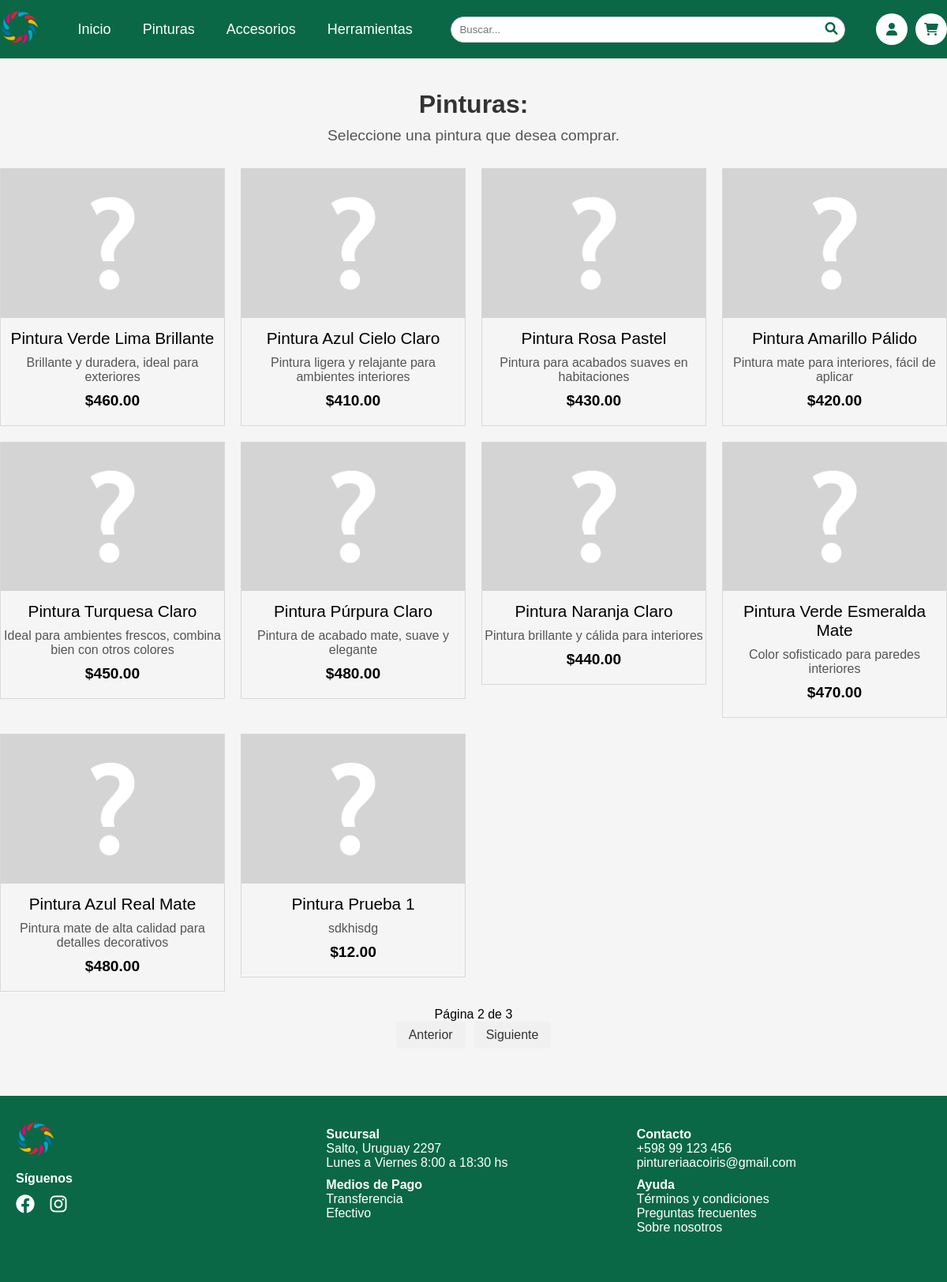
Page /typesPaintings.php?page=2 (signed in) on the committed database.
### tables this page shows
CREATE TABLE `productos` (
  `id_producto` int(11) NOT NULL,
  `imagen` varchar(100) DEFAULT 'assets/imgs/productos/none.png',
  `nombre` varchar(30) NOT NULL,
  `descripcion` text DEFAULT NULL,
  `precio` decimal(10,2) DEFAULT NULL,
  `stock_cantidad` int(11) DEFAULT NULL,
  `marca` varchar(20) DEFAULT NULL,
  `unidad` enum('Litro','Kg','Cantidad') NOT NULL,
  `fecha_ingreso` date DEFAULT NULL,
  `fecha_actualizacion` timestamp NOT NULL DEFAULT current_timestamp() ON UPDATE current_timestamp(),
  `id_proveedor` int(11) DEFAULT NULL,
  `mostrar` tinyint(1) DEFAULT 1
);

### codes/loadPaintings.php (the view, shortened to what this page needs)
<?php
include './database/database.php';
$paintingsPerPage = 10;
$page = isset($_GET['page']) ? (int)$_GET['page'] : 1;
$offset = ($page - 1) * $paintingsPerPage;
$query = "SELECT p.id_producto, p.imagen, p.nombre, p.descripcion, p.precio
          FROM Productos p
          INNER JOIN Pinturas pt ON p.id_producto = pt.id_producto
          WHERE p.mostrar = 1
          LIMIT ? OFFSET ?";
$stmt = $conn->prepare($query);
$stmt->bind_param("ii", $paintingsPerPage, $offset);
$stmt->execute();
$result = $stmt->get_result();
if ($result->num_rows > 0) {
    echo '<div class="gallery">';
    while ($row = $result->fetch_assoc()) {
        echo '<a href="buyProduct.php?id_producto=' . $row['id_producto'] . '" class="paint-type-link">';
        echo '<div class="paint-type">';
        echo '<img src="' . $row['imagen'] . '" alt="' . $row['descripcion'] . '">';
        echo '<p class="product-name">' . $row['nombre'] . '</p>';
        echo '<p class="product-description">' . $row['descripcion'] . '</p>';
        echo '<p class="product-price">$' . $row['precio'] . '</p>';
        echo '</div>';
        echo '</a>';
    }
    echo '</div>';
    $countQuery = "SELECT COUNT(*) AS total FROM Productos p
                   INNER JOIN Pinturas pt ON p.id_producto = pt.id_producto
                   WHERE p.mostrar = 1";
    $countResult = $conn->query($countQuery);
    $totalRows = $countResult->fetch_assoc()['total'];
    $totalPages = ceil($totalRows / $paintingsPerPage);
    echo '<div class="pagination">';
    echo '<span>Página ' . $page . ' de ' . $totalPages . '</span><br>';
    if ($page > 1) {
        echo '<a href="?page=' . ($page - 1) . '">Anterior</a>';
    }
    if ($page < $totalPages) {
        echo '<a href="?page=' . ($page + 1) . '">Siguiente</a>';
    }
    echo '</div>';
} else {
    echo "No se encontraron pinturas.";
}

### css/typesPaintingsStyles.css (style rules this page uses)
* { padding: 0; margin: 0; }
body { font-family: sans-serif; }
.gallery { display: grid; grid-template-columns: repeat(4, 1fr); gap: 20px; max-width: 1200px; margin: 0 auto; }
.paint-type { background-color: none; border: 1px solid #d8d8d8; text-align: center; cursor: pointer; }
.paint-type img { width: 100%; height: auto; max-height: 200px; object-fit: cover; }
.product-name { margin: 10px 0; font-size: 1.3rem; color: #000; }
.product-description { font-size: 1rem; margin: 10px 0; color: #555; }
.product-price { font-size: 1.2rem; font-weight: bold; margin-bottom: 20px; color: #000; }
a { text-decoration: none; }
.pagination { text-align: center; margin: 20px 0; }
.pagination a { display: inline-block; padding: 8px 16px; margin: 0 5px; text-decoration: none; color: #333; background-color: #f0f0f0; border-radius: 4px; }

### css/header.css (style rules this page uses)
* { padding: 0; margin: 0; box-sizing: border-box; }
body { font-family: sans-serif; overflow-y: auto; }

### css/footer.css (style rules this page uses)
* { padding: 0; margin: 0; box-sizing: border-box; }
body { font-family: sans-serif; overflow-y: auto; }

### rows in the picture
productos: imagen (placeholder picture), nombre "Pintura Verde Lima Brillante", descripcion "Brillante y duradera, ideal para exteriores", precio "460.00"
productos: imagen (placeholder picture), nombre "Pintura Azul Cielo Claro", descripcion "Pintura ligera y relajante para ambientes interiores", precio "410.00"
productos: imagen (placeholder picture), nombre "Pintura Rosa Pastel", descripcion "Pintura para acabados suaves en habitaciones", precio "430.00"
productos: imagen (placeholder picture), nombre "Pintura Amarillo Pálido", descripcion "Pintura mate para interiores, fácil de aplicar", precio "420.00"
productos: imagen (placeholder picture), nombre "Pintura Turquesa Claro", descripcion "Ideal para ambientes frescos, combina bien con otros colores", precio "450.00"
productos: imagen (placeholder picture), nombre "Pintura Púrpura Claro", descripcion "Pintura de acabado mate, suave y elegante", precio "480.00"
productos: imagen (placeholder picture), nombre "Pintura Naranja Claro", descripcion "Pintura brillante y cálida para interiores", precio "440.00"
productos: imagen (placeholder picture), nombre "Pintura Verde Esmeralda Mate", descripcion "Color sofisticado para paredes interiores", precio "470.00"
productos: imagen (placeholder picture), nombre "Pintura Azul Real Mate", descripcion "Pintura mate de alta calidad para detalles decorativos", precio "480.00"
productos: imagen (placeholder picture), nombre "Pintura Prueba 1", descripcion "sdkhisdg", precio "12.00"

### other values in the picture
$page "2"
$totalPages "3"
